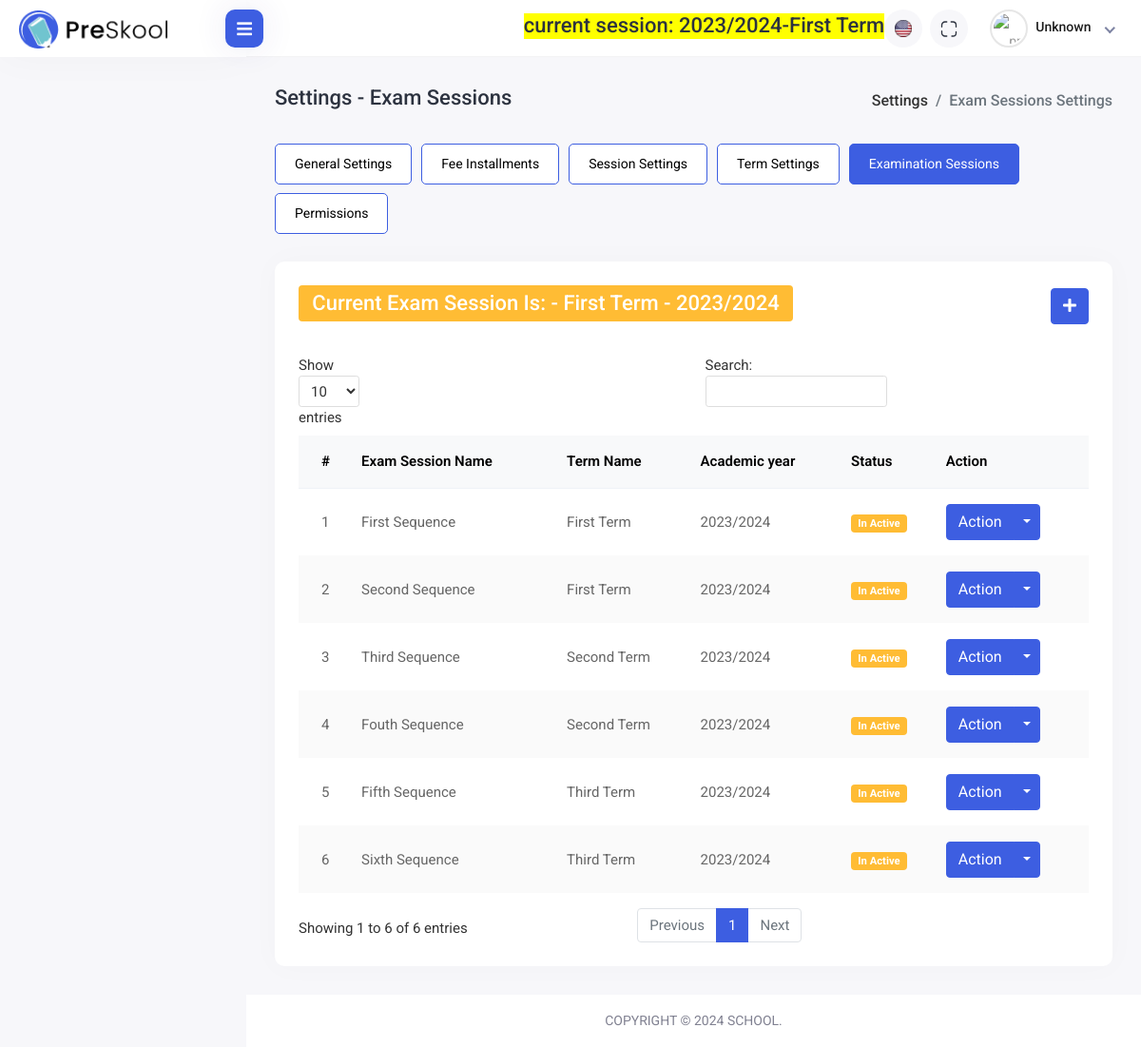
/settings/exam-sessions/, run on an earlier commit of the app's database.
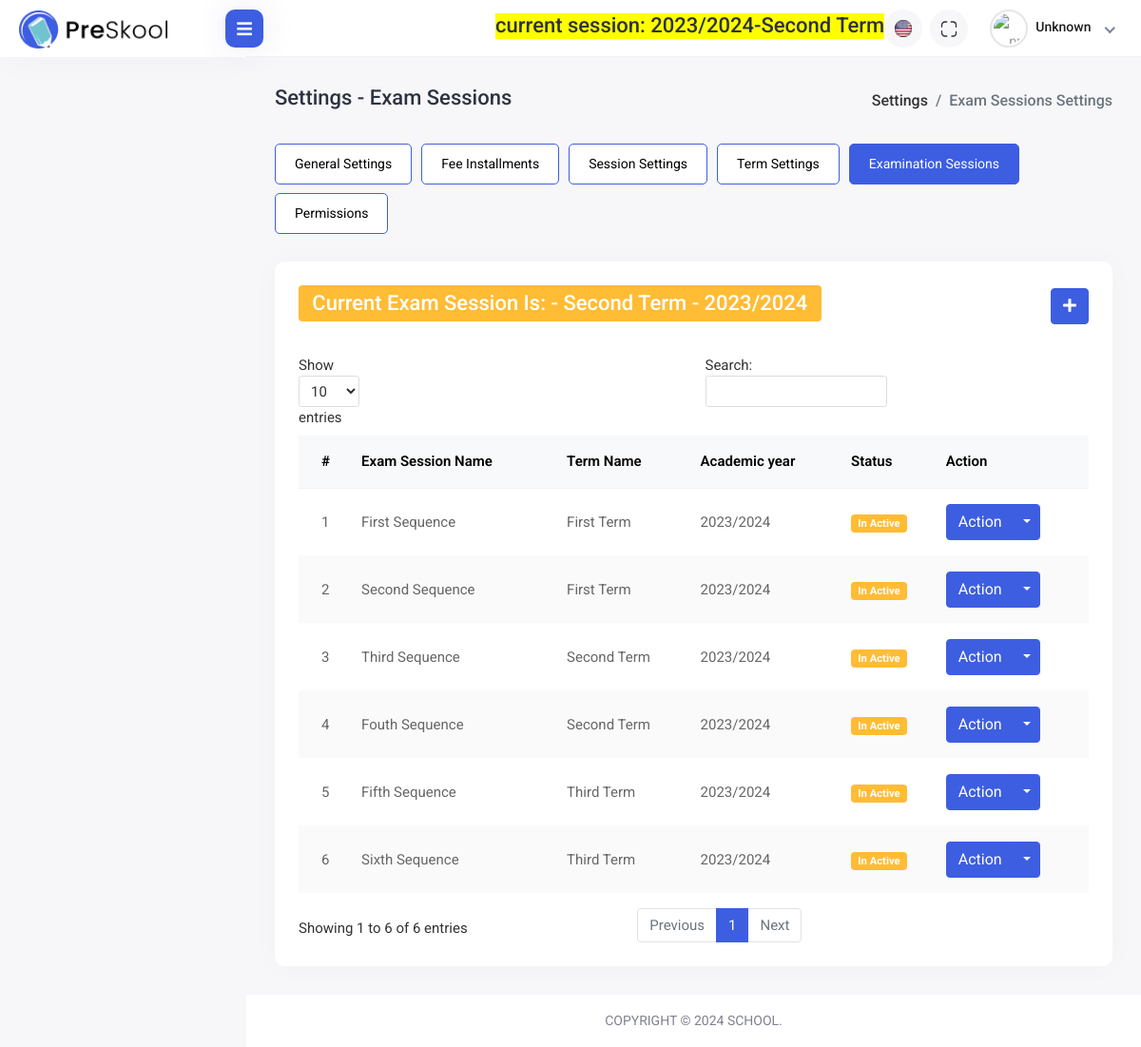
And on a later commit of the database.
### apps/terms/models.py (models this page shows, shortened)
class AcademicYear(TimeStampedUUIDModel):
    name = models.CharField(verbose_name=_("Academic Year"), max_length=100)
    start_date = models.DateField(verbose_name=_("Start Date"))
    end_date = models.DateField(verbose_name=_("End Date"), blank=True, null=True)
    is_current = models.BooleanField(default=False)

class Term(TimeStampedUUIDModel):
    term = models.CharField(
        verbose_name=_("Session"),
        max_length=20,
        choices=TermChoices.choices,
        default=TermChoices.FIRST_TERM,
    )
    academic_year = models.ForeignKey(AcademicYear, on_delete=models.CASCADE)
    is_current = models.BooleanField(default=False)
    def __str__(self):
        return f"{self.term} - {self.academic_year.name}"

### apps/settings/views.py (the view)
# urls.py: path("exam-sessions/", views.exam_session_view, name="setting-exam-sessions"),
def exam_session_view(request):
    exam_sessions = ExaminationSession.objects.all()
    sessions = AcademicYear.objects.all()
    terms = Term.objects.all()
    current_session = sessions.filter(is_current=True).first()
    current_term = terms.filter(is_current=True).first()
    current_exam_session = ExaminationSession.objects.filter(is_current=True).first()
    template_name = "settings/exam-session.html"
    context = {
        "section": "settings",
        "sessions": sessions,
        "terms": terms,
        "exam_sessions": exam_sessions,
        "current_session": current_session,
        "current_term": current_term,
        "current_exam_session": current_exam_session,
    }
    return render(request, template_name, context)

### apps/terms/templatetags/session_tags.py (called while the page is built)
@register.simple_tag
def current_working_session():
    current_year = AcademicYear.objects.get(is_current=True)
    current_terms = Term.objects.filter(is_current=True, academic_year=current_year)
    if current_terms.exists():
        current_term = current_terms.first()
        info = f"current session: {current_year.name}-{current_term.term}"
        return info
    return "Invalid session-term configuration."

### templates/settings/exam-session.html (shortened to what this page needs)
{% extends 'base.html' %}
{% load static %}
{% block content %}
<div class="content container-fluid">
    <div class="page-header">
        <div class="row">
            <div class="col">
                <h3 class="page-title">Settings - Exam Sessions</h3>
                <ul class="breadcrumb">
                    <li class="breadcrumb-item"><a href="#">Settings</a></li>
                    <li class="breadcrumb-item active">Exam Sessions Settings</li>
                </ul>
            </div>
        </div>
    </div>
    {% include '../utils/settings-menu.html' %}
    <div class="row">
        <div class="col-sm-12">
            <div class="card card-table">
                <div class="card-body">
                    <div class="page-header">
                        <div class="row align-items-center">
                            <div class="col">
                                <h3 class="page-title badge bg-warning text-wrap text-white">Current Exam Session Is:
                                    {{current_exam_session.exam_session}} - {{current_term.term}} -
                                    {{current_term.academic_year.name}}</h3>
                            </div>
                            <div class="col-auto text-end float-end ms-auto download-grp">
                                <a class="btn btn-primary" href="#" data-bs-toggle="modal"
                                    data-bs-target="#add_subject">
                                    <i class="fas fa-plus"></i>
                                </a>
                            </div>
                        </div>
                    </div>
                    <div class="table-responsive">
                        <table
                            class="table border-0 star-student table-hover table-center mb-0 datatable table-striped">
                            <thead class="student-thread">
                                <tr>
                                    <th>#</th>
                                    <th>Exam Session Name</th>
                                    <th>Term Name</th>
                                    <th>Academic year</th>
                                    <th>Status</th>
                                    <th>Action</th>
                                </tr>
                            </thead>
                            <tbody>
                                {% for exam in exam_sessions %}
                                <tr>
                                    <td>{{forloop.counter}}</td>
                                    <td>{{exam.exam_session}}</td>
                                    <td>{{exam.term.term}}</td>
                                    <td>{{exam.term.academic_year.name}}</td>
                                    <td>
                                        {% if exam.is_current %}
                                        <span class="badge bg-success">Active Session</span>
                                    </td>
                                    {% else %}
                                    <span class="badge bg-warning">In Active</span></td>
                                    {% endif %}
                                    <td>
                                        <div class="btn-group">
                                            <button type="button" class="btn btn-primary">Action</button>
                                            <button type="button"
                                                class="btn btn-primary dropdown-toggle dropdown-toggle-split"
                                                data-bs-toggle="dropdown" aria-haspopup="true" aria-expanded="false">
                                            </button>
                                        </div>
                                    </td>
                                </tr>
                                {% endfor %}
                            </tbody>
                        </table>
                    </div>
                </div>
            </div>
        </div>
    </div>
</div>
{% endblock content %}

### templates/utils/header.html (shortened to what this page needs)
{% load static %}
{% load session_tags %}
<div class="header">
    <div class="header-left">
        <a href="index.html" class="logo">
            <img src="{% static 'assets/img/logo.png' %}" alt="Logo">
        </a>
    </div>
    <div class="menu-toggle">
        <a href="javascript:void(0);" id="toggle_btn">
            <i class="fas fa-bars"></i>
        </a>
    </div>
    <ul class="nav user-menu">
        <li><div>
            <h3 style="margin-left: 20px; background-color: yellow;" class="page-title text-center">{% current_working_session %}</h3>
        </div> </li>
        <li class="nav-item dropdown noti-dropdown language-drop me-2">
            <a href="#" class="dropdown-toggle nav-link header-nav-list" data-bs-toggle="dropdown">
                <img src="{% static 'assets/img/icons/header-icon-01.svg' %}" alt="">
            </a>
        </li>
        <li class="nav-item zoom-screen me-2">
            <a href="#" class="nav-link header-nav-list win-maximize">
                <img src="{% static 'assets/img/icons/header-icon-04.svg' %}" alt="">
            </a>
        </li>
        <li class="nav-item dropdown has-arrow new-user-menus">
            <a href="#" class="dropdown-toggle nav-link" data-bs-toggle="dropdown">
                <span class="user-img">
                    <img class="rounded-circle" src="{{request.user.get_profile.profile_photo.url}}" width="31"
                        alt="profile picture">
                    <div class="user-text">
                        {% if user.is_authenticated %}
                            <h6>{{user.username | capfirst}}</h6>
                        {% else %}
                            <h6>Unknown</h6>
                        {% endif %}
                    </div>
                </span>
            </a>
        </li>
    </ul>
</div>

What changed in the data, as far as the page shows it:
no longer on this page (row edited): Term: term "First Term", academic_year.name "2023/2024"
computed for AcademicYear: pkid+name "current session: 2023/2024-First Term" → "current session: 2023/2024-Second Term"
now on this page (row edited): Term: term "Second Term", academic_year.name "2023/2024"
